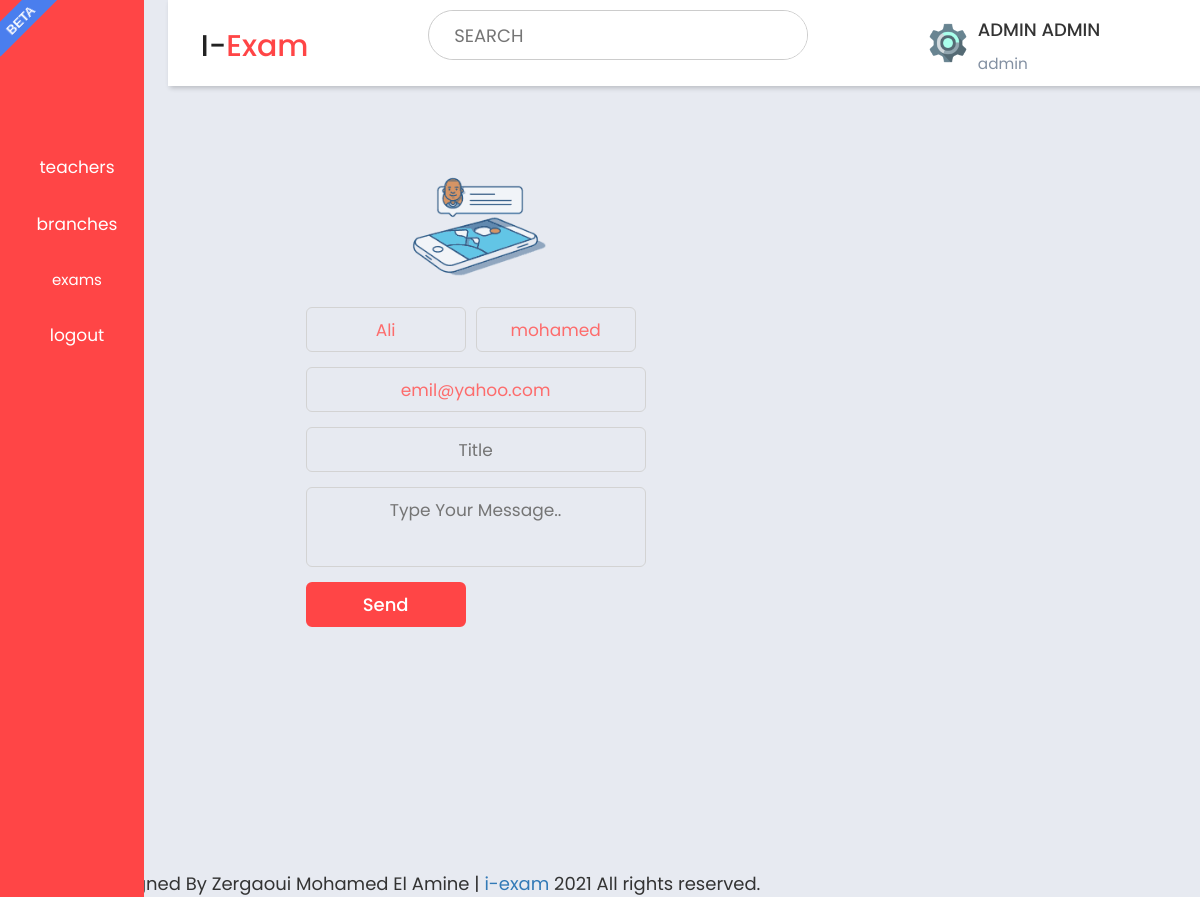
Before: /contact.php?id_user=4 (signed in) with the older database file.
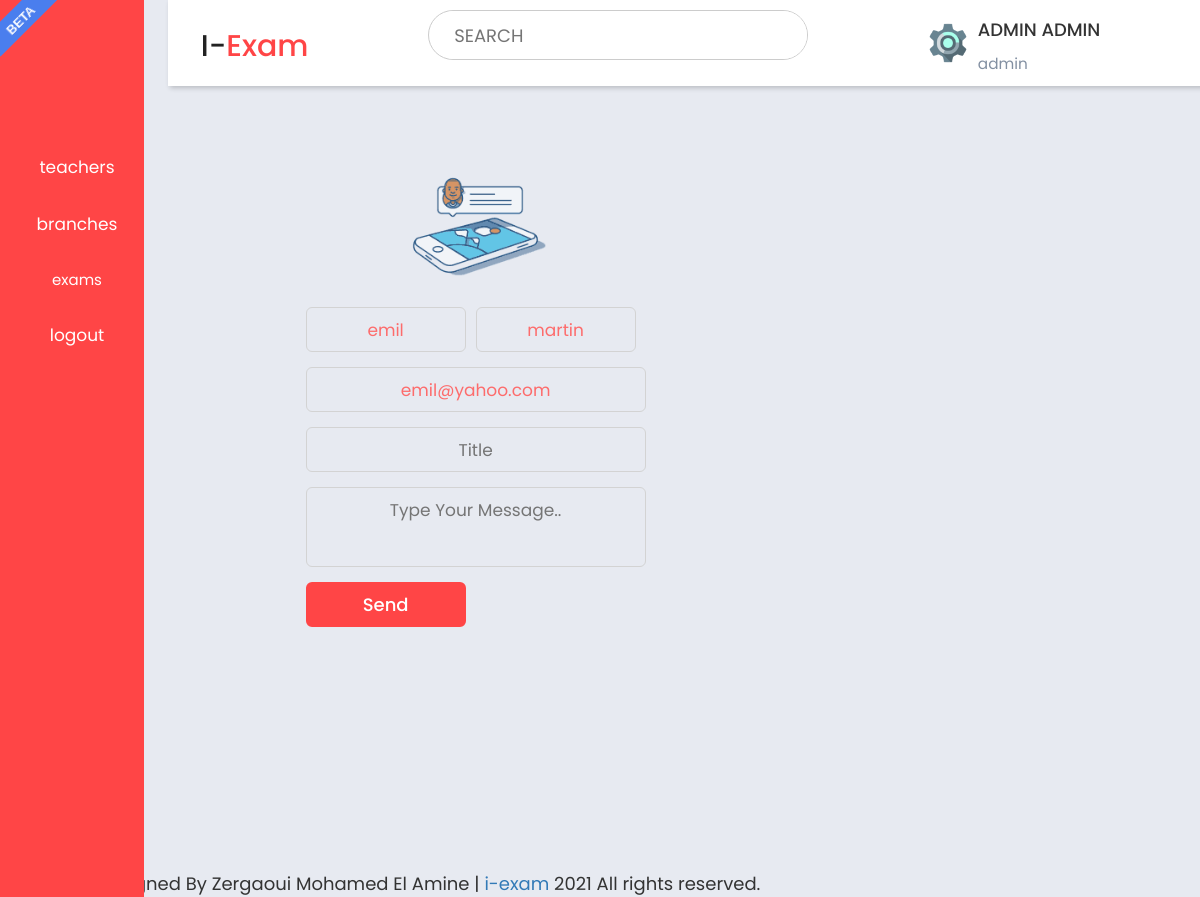
After: the same page with the newer database file.
### tables this page shows
CREATE TABLE `user` (
  `id` int(50) NOT NULL,
  `first_name` varchar(255) NOT NULL,
  `last_name` varchar(255) NOT NULL,
  `gender` enum('Male','Female') NOT NULL DEFAULT 'Male',
  `email` varchar(255) NOT NULL,
  `password` varchar(64) NOT NULL,
  `mobile` varchar(12) NOT NULL,
  `address` text NOT NULL,
  `created` datetime NOT NULL DEFAULT current_timestamp(),
  `role` enum('admin','student','teacher','user') NOT NULL,
  `img_src` varchar(50) NOT NULL DEFAULT 'img/student.png'
);

### contact.php (the view, shortened to what this page needs)
<?php
include "action/login_header.php";
if(isset($_GET['id_user'])){
$id_user=$_GET['id_user'];
$sql_user="SELECT * FROM user WHERE user.id='$id_user'  ";
$result_msg=mysqli_query($conn, $sql_user);
$row_msg=mysqli_fetch_assoc($result_msg);
}
?>
<!DOCTYPE html>
<html lang="en">
<head>
    <?php  include('inc/header.php'); ?>
</head>
<body style="background-color:#e7eaf1;">
    <div class="sidebar">
        <div class="sidebar-brand">
            <h2><span class=""></span> <span></span></h2>
        </div>
        <div class="sidebar-menu">
            <ul>
                <?php include('links.php')?>
                <li>
                    <a href="logout.php" onclick="return confirm('Are You sure you want to logout ?');">
                        <p style="font-size:17px;">logout</p>
                    </a>
                </li>
            </ul>
        </div>
    </div>
    <div class="main-content">
        <header>
            <h2>
                 I-<font style="color:#ff4546;">Exam</font>
            </h2>
            <div class="search-wrapper">
                <input type="search" placeholder="SEARCH" />
            </div>
            <div class="user-wrapper">
                <a href="admin_profile.html"><img src="<?php echo $_SESSION['img']; ?>" width="40px" height="40px"
                        alt=""></a>
                <div>
                    <h4> <?php echo $_SESSION['name']; ?> </h4>
                    <small> <?php echo $_SESSION['role']; ?> </small>
                </div>
            </div>
        </header>
        <main style="background-color:#e7eaf1;">
            <center>
                <br><br>
                <img src="img/tenor.gif" style="width:25%; border-radius: 20px; margin-top:-4%;">
                <section class="contact" id="contact">
                    <div class="max-width">
                        <div class="contact-content">
                            <div class="column right">
                                <div class="form">
                                    <div class="fields">
                                        <div class="field name">
                                            <input type="text" value="<?php  echo $row_msg['first_name']; ?>"
                                                disabled="disabled">
                                        </div>
                                        <div class="field name">
                                            <input type="text" value="<?php echo $row_msg['last_name'];?>"
                                                disabled="disabled">
                                        </div>
                                    </div>
                                    <div class="field name">
                                        <input type="text" value="<?php echo $row_msg['email'];?>" disabled="disabled">
                                    </div>
                                </div>
                            </div>
                        </div>
                    </div>
                </section>
            </center>
            <center>
                <section class="contact" id="contact">
                    <div class="max-width">
                        <div class="contact-content">
                            <div class="column right">
                                <div class="form">
                                    <div class="field name">
                                        <input type="text" placeholder="Title" id="title" required>
                                    </div>
                                    <div class="field textarea">
                                        <textarea cols="30" rows="10" id="respond" placeholder="Type Your Message.."
                                            required></textarea>
                                    </div>
                                    <div class="button-area">
                                        <button id="send">Send</button>
                                    </div>
                                </div>
                            </div>
                        </div>
                    </div>
                </section>
            </center>
    </div>
    <?php  include"inc/footer.php"; ?>
</body>
</html>

Changed rows visible on the page:
changed user "emil@yahoo.com": first_name "Ali" → "emil"; last_name "mohamed" → "martin"
